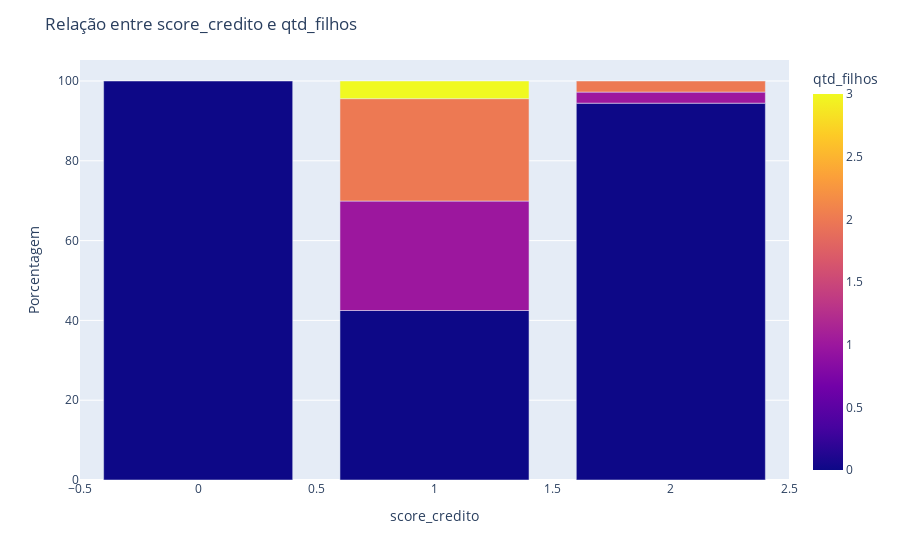

This figure's notebook cell:
### Markdown cell above
A quantidade de filhos interfere no score de credito?

### Code cell
# Calcular a porcentagem de cada categoria
df_grouped = df.groupby(['score_credito', 'qtd_filhos']).size().reset_index(name='count')
total_por_score_credito = df_grouped.groupby('score_credito')['count'].transform('sum')
df_grouped['percent'] = (df_grouped['count'] / total_por_score_credito) * 100

# Cria gráfico de barras empilhadas
fig = px.bar(df_grouped, x='score_credito', y='percent', color='qtd_filhos', barmode='stack',
             labels={'score_credito': 'score_credito', 'percent': 'Porcentagem', 'qtd_filhos': 'qtd_filhos'})

fig.update_layout(title='Relação entre score_credito e qtd_filhos',
                  yaxis_title='Porcentagem',
                  legend_title='qtd_filhos')
fig.show()

### Figure 1 — Plotly figure (JSON) as saved in the notebook; plotly's stock layout.template omitted (floating-point values rounded to 4 significant figures)
{"data": [{"alignmentgroup": "True", "hovertemplate": "score_credito=%{x}<br>Porcentagem=%{y}<br>qtd_filhos=%{marker.color}<extra></extra>", "legendgroup": "", "marker": {"color": [0, 0, 1, 2, 3, 0, 1, 2], "coloraxis": "coloraxis", "pattern": {"shape": ""}}, "name": "", "offsetgroup": "", "orientation": "v", "showlegend": false, "textposition": "auto", "type": "bar", "x": [0, 1, 1, 1, 1, 2, 2, 2], "xaxis": "x", "y": [100, 42.48, 27.43, 25.66, 4.425, 94.44, 2.778, 2.778], "yaxis": "y"}], "layout": {"barmode": "stack", "coloraxis": {"colorbar": {"title": {"text": "qtd_filhos"}}, "colorscale": [[0, "#0d0887"], [0.1111, "#46039f"], [0.2222, "#7201a8"], [0.3333, "#9c179e"], [0.4444, "#bd3786"], [0.5556, "#d8576b"], [0.6667, "#ed7953"], [0.7778, "#fb9f3a"], [0.8889, "#fdca26"], [1, "#f0f921"]]}, "legend": {"title": {"text": "qtd_filhos"}, "tracegroupgap": 0}, "margin": {"t": 60}, "title": {"text": "Relação entre score_credito e qtd_filhos"}, "xaxis": {"anchor": "y", "domain": [0, 1], "title": {"text": "score_credito"}}, "yaxis": {"anchor": "x", "domain": [0, 1], "title": {"text": "Porcentagem"}}}}
